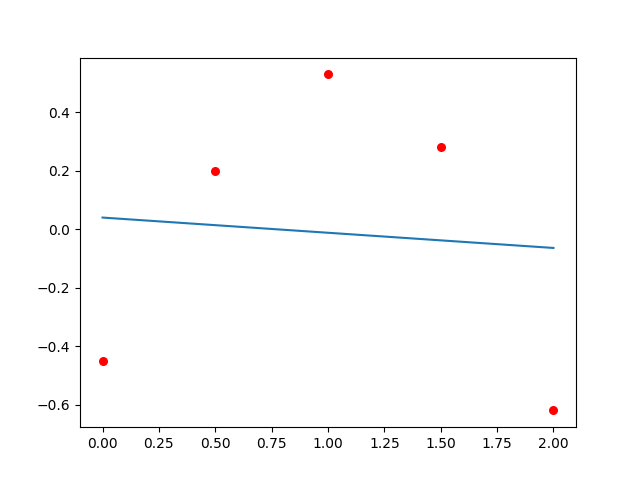

Source code (Python):
"""
学籍：1213033903
氏名：玉城洵弥
"""
import numpy as np
import matplotlib
import matplotlib.pyplot as plot


# gauss
def gauss(N, A, y):
    x = [0] * N

    for k in range(N - 1):
        m = 0
        for i in range(k, N):
            if m < abs(A[i][k]):
                m = abs(A[i][k])
                l = i
            if l != k:
                for n in range(k, N):
                    A[k][n], A[l][n] = A[l][n], A[k][n]
                y[k], y[l] = y[l], y[k]
        for i in range(k + 1, N):
            alpha = A[i][k] / A[k][k]
            for j in range(k + 1, N):
                A[i][j] -= alpha * A[k][j]
            y[i] -= alpha * y[k]
    x[N - 1] = y[N - 1] / A[N - 1][N - 1]

    for i in range(N - 2, -1, -1):
        s = 0
        for k in range(i + 1, N):
            s += A[i][k] * x[k]
        x[i] = (y[i] - s) / A[i][i]

    return x


def f1(x):
    return x * x


def f2(x):
    return x


def f3(x):
    return 1


# 描画
def draw(x, y, a, b):
    fig = plot.figure()
    graph = fig.add_subplot()
    graph.plot([0, x.max()], [b, a * x.max() + b])
    graph.scatter(x, y, s=30, c="red")
    plot.show()


def leastsquares(N, x, y):
    # p11 = 0.0;
    # p12 = 0.0;
    # p13 = 0.0
    # p21 = 0.0;
    # p22 = 0.0;
    # p23 = 0.0
    # p31 = 0.0;
    # p32 = 0.0;
    # p33 = 0.0
    #
    # for j in range(N):
    #     xj = x[j]
    #     p11 += f1(xj) * f1(xj);
    #     p12 += f1(xj) * f2(xj);
    #     p13 += f1(xj) * f3(xj)
    #     p21 += f2(xj) * f1(xj);
    #     p22 += f2(xj) * f2(xj);
    #     p23 += f2(xj) * f3(xj)
    #     p31 += f3(xj) * f1(xj);
    #     p32 += f3(xj) * f2(xj);
    #     p33 += f3(xj) * f3(xj)
    # pki = [[p11, p12, p13],
    #        [p21, p22, p23],
    #        [p31, p32, p33]
    #        ]
    # q1 = 0.0;
    # q2 = 0.0;
    # q3 = 0.0
    # for j in range(N):
    #     xj = x[j];
    #     yj = y[j]
    #     q1 += yj * f1(xj);
    #     q2 += yj * f2(xj);
    #     q3 += yj * f3(xj)
    # qk = [q1, q2, q3]
    #
    # return gauss(3, pki, qk)
    a = ((np.dot(x, y) - y.sum() * x.sum() / N) /
         ((x ** 2).sum() - x.sum() ** 2 / N))
    b = (y.sum() - a * x.sum())/N

    return a, b


N = 5
x = np.array([0.0, 0.5, 1.0, 1.5, 2.0])
y = np.array([-0.45, 0.20, 0.53, 0.28, -0.62])
a, b = leastsquares(N, x, y)
# print("A={}, B={}, C=[]".format(ABC[0], ABC[1], ABC[2]))
M = 20
draw(x, y, a, b)

input("[Enter]キーを押して終了")
